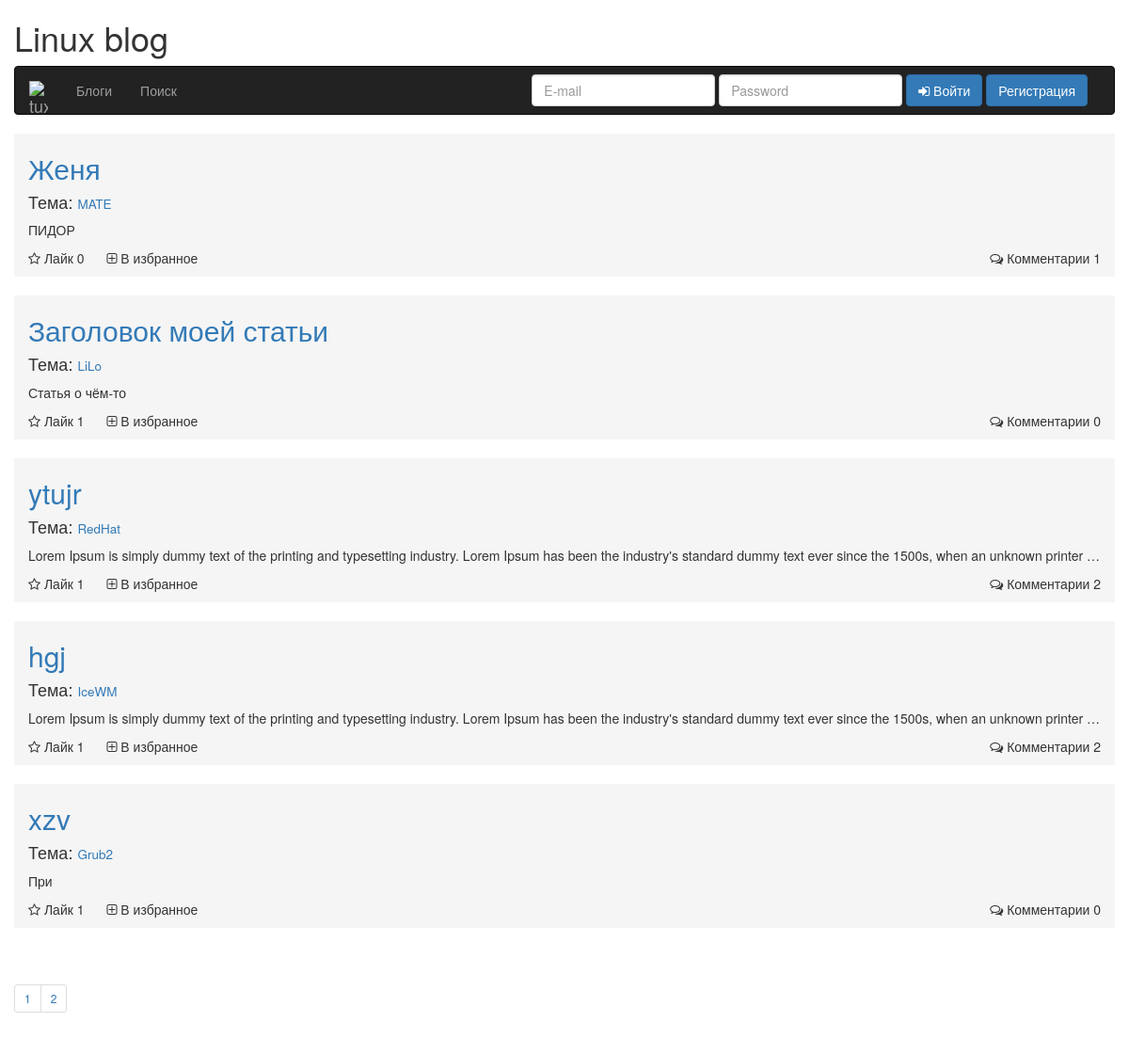
Before: / with the older database file.
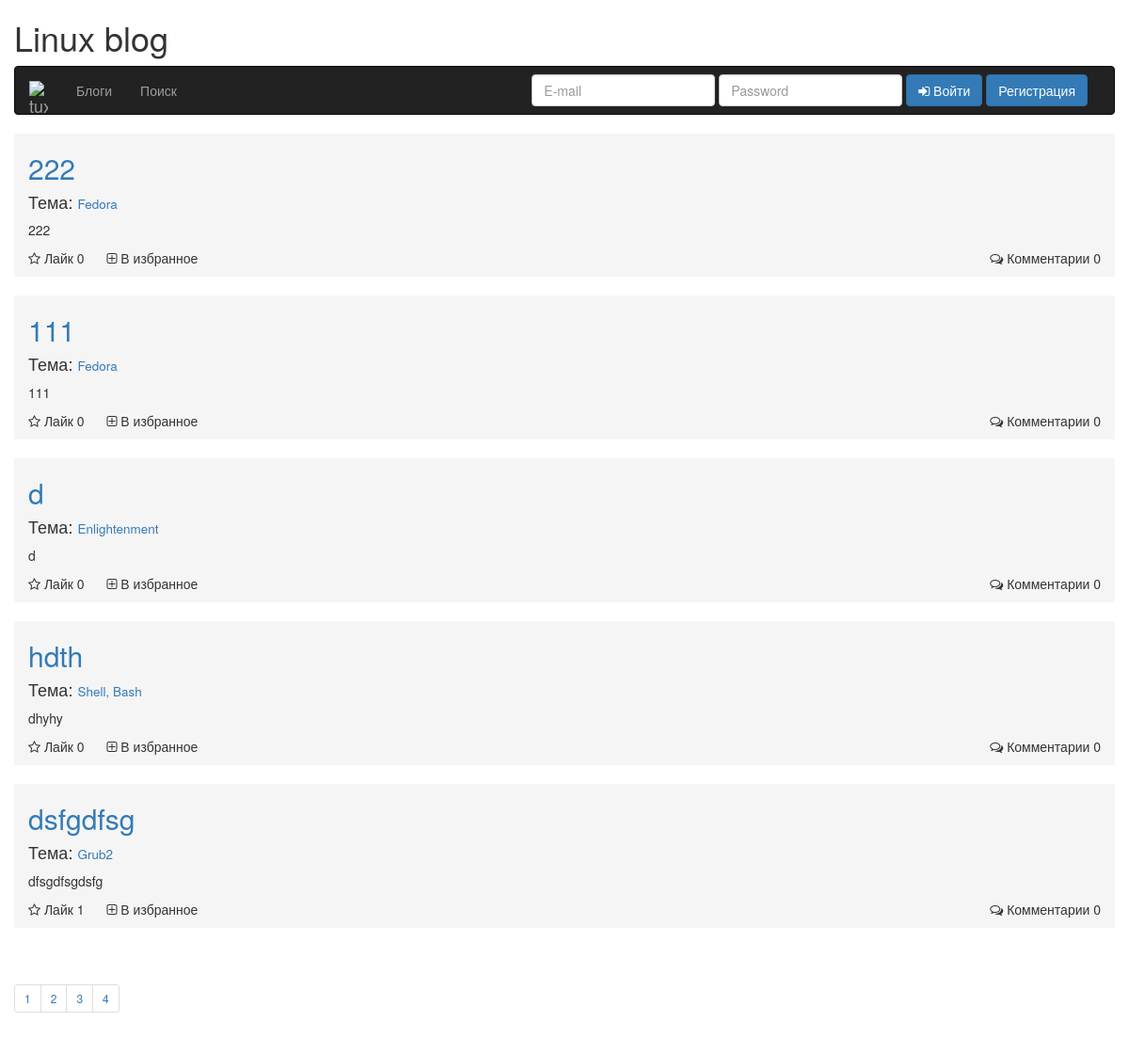
After: the same page with the newer database file.
### tables this page shows
CREATE TABLE `articles` (
  `id_article` smallint(6) NOT NULL AUTO_INCREMENT,
  `article` text,
  `id_user` smallint(6) DEFAULT NULL,
  `id_theme` smallint(6) DEFAULT NULL,
  `header` varchar(50) DEFAULT NULL,
  PRIMARY KEY (`id_article`),
  KEY `articles_users_fk` (`id_user`),
  KEY `articles_themes_fk` (`id_theme`),
  CONSTRAINT `articles_themes_fk` FOREIGN KEY (`id_theme`) REFERENCES `themes` (`id_theme`) ON DELETE CASCADE ON UPDATE CASCADE,
  CONSTRAINT `articles_users_fk` FOREIGN KEY (`id_user`) REFERENCES `users` (`id_user`) ON DELETE CASCADE ON UPDATE CASCADE
);

CREATE TABLE `themes` (
  `id_theme` smallint(6) NOT NULL AUTO_INCREMENT,
  `theme` varchar(50) DEFAULT NULL,
  `id_section` smallint(6) DEFAULT NULL,
  PRIMARY KEY (`id_theme`),
  KEY `themes_sections_fk` (`id_section`),
  CONSTRAINT `themes_sections_fk` FOREIGN KEY (`id_section`) REFERENCES `sections` (`id_section`) ON DELETE CASCADE ON UPDATE CASCADE
);

### php/db/db.php (called while the page is built, shortened)
<?php
	class db{
		var $connection;
		function __construct(){
			$dbhost='localhost';
			$dbuser='root';
			$dbpass='';
			$dbname='blog';
			$this->connection=mysqli_connect($dbhost, $dbuser, $dbpass) or die(mysqli_error($this->connection));
			mysqli_set_charset($this->connection, "utf8");
			mysqli_select_db($this->connection, $dbname) or die(mysqli_error($this->connection));
		}
		function sqlQuery($query){
			$result=mysqli_query($this->connection, $query);
			return $result;
		}
		function loadArrayData($query){
			$result=$this->sqlQuery($query);
			$num=mysqli_num_rows($result);
			for($i=0;$i<$num;$i++){
			 	$res[]=mysqli_fetch_array($result,MYSQLI_ASSOC);
			}
			return $res;
		}
	}
?>

### php/pagination.php (called while the page is built)
<?php
if (isset($_GET['page'])) {
    $page = $_GET['page'];
} else {
    $page = 1;
}
$kol = 5;
$art = ($page * $kol) - $kol;
$total = $res[0]['num'];
$str_pag = ceil($total / $kol);
?>

### php/usersArticle.php (called while the page is built)
<?php
$emailUser = $_COOKIE['Email'];
$result = $db->loadArrayData("SELECT id_user FROM users WHERE email = '$emailUser'");
$idUser = $result[0]['id_user'];
$res = $db->loadArrayData("SELECT COUNT(*) as num FROM articles WHERE id_user = '$idUser'");
?>

### index.php (the view, shortened to what the changed rows need)
<?php
include_once "/php/db/db.php";
$db = new db();
$res = $db->loadArrayData("SELECT COUNT(*) as num FROM articles");
include_once "/php/pagination.php";
include_once "/php/usersArticle.php";
$articles = $db->loadArrayData("SELECT * FROM articles ORDER BY id_article DESC LIMIT $art, $kol");
$likes = $db->loadArrayData("SELECT uLike FROM likes");
?>
<!DOCTYPE html>
<html lang="en">
  <head>
    <link rel="stylesheet" href="/font-awesome/css/font-awesome.min.css">
    <link href="bootstrap/css/bootstrap.min.css" rel="stylesheet">
    <link rel="stylesheet" href="/css/main.css">
  </head>
  <body>
    <div class="container">
      <div class="row">
        <h1>Linux blog</h1>
      </div>
    </div>
    <div class="container">
      <div class="row">
        <?php for($i = 0; $i < count($articles); $i++):?>
          <div class="article-index col-lg-8 col-md-8 col-sm-6 col-xs-4" data-id="<?= $articles[$i]["id_article"]; ?>">
            <h2><a href="article.php?id=<?= $articles[$i]["id_article"]; ?>"><?= $articles[$i]["header"]; ?></a></h2>
            <?php $theme = $articles[$i]["id_theme"]; $idTheme = $db->loadArrayData("SELECT id_theme, theme FROM themes WHERE id_theme = '$theme'"); ?>
            <?php for ($j=0; $j < count($idTheme); $j++): ?>
                <h4>Тема: <small><a href="theme.php?id=<?= $idTheme[$j]['id_theme']; ?>"><?= $idTheme[$j]['theme']; ?></a></small></h4>
            <? endfor; ?>
            <p>
              <?= $articles[$i]["article"]; ?>
            </p>
            <div class="star-block" data-article="<?= $articles[$i]["id_article"]; ?>" data-user="<?= $articles[$i]["id_user"]; ?>">
              <?php $article = $articles[$i]["id_article"]; $likesCount = count($db->loadArrayData("SELECT uLike FROM likes WHERE id_article = '$article'")); ?>
              <i class="fa fa-star-o"></i> <span class="star-count">Лайк <?= $likesCount; ?></span>
            </div>
            <div class="fav-block">
              <i class="fa fa-plus-square-o" aria-hidden="true"></i> <span>В избранное</span>
            </div>
            <div class="comments-block">
              <?php $article = $articles[$i]["id_article"]; $commentsCount = count($db->loadArrayData("SELECT comment FROM comments WHERE id_article = '$article'")); ?>
              <i class="fa fa-comments-o" aria-hidden="true"></i> <span class="comments-count">Комментарии <?= $commentsCount; ?></span>
            </div>
          </div>
        <? endfor; ?>
        <div class="pagination">
          <nav aria-label="...">
            <ul class="pagination pagination-sm">
              <?php for ($i = 1; $i <= $str_pag; $i++): ?>
                <li class="page-item"><?= "<a href=index.php?page=".$i.">".$i."</a>" ?></li>
              <?php endfor; ?>
            </ul>
          </nav>
        </div>
      </div>
    </div>
  </body>
</html>

Changed rows visible on the page:
no longer on this page (row edited): articles: header "Женя", article "ПИДОР", likesCount "0", commentsCount "1"
no longer on this page (row unchanged): themes: theme "MATE", shown under "Женя"
no longer on this page (row unchanged): articles: header "Заголовок моей статьи", article "Статья о чём-то", likesCount "1", commentsCount "0"
no longer on this page (row unchanged): themes: theme "LiLo", shown under "Заголовок моей статьи"
no longer on this page (row unchanged): articles: header "ytujr", article "Lorem Ipsum is simply dummy text of the printing and typesetting industry. Lorem Ipsum has been the industry's standard dummy text ever since the 1500s, when an unknown printer…", likesCount "1", commentsCount "2"
no longer on this page (row unchanged): themes: theme "RedHat", shown under "ytujr"
no longer on this page (row unchanged): articles: header "hgj", article "Lorem Ipsum is simply dummy text of the printing and typesetting industry. Lorem Ipsum has been the industry's standard dummy text ever since the 1500s, when an unknown printer…", likesCount "1", commentsCount "2"
no longer on this page (row unchanged): themes: theme "IceWM", shown under "hgj"
no longer on this page (row unchanged): articles: header "xzv", article "При", likesCount "1", commentsCount "0", themes (theme "Grub2")
added articles: header "222", article "222", likesCount "0", commentsCount "0"
now on this page (row unchanged): themes: theme "Fedora"
added articles: header "111", article "111", likesCount "0", commentsCount "0"
added articles: header "d", article "d", likesCount "0", commentsCount "0"
now on this page (row unchanged): themes: theme "Enlightenment", shown under "d"
added articles: header "hdth", article "dhyhy", likesCount "0", commentsCount "0"
now on this page (row unchanged): themes: theme "Shell, Bash", shown under "hdth"
added articles: header "dsfgdfsg", article "dfsgdfsgdsfg", likesCount "1", commentsCount "0", themes (theme "Grub2")
Other visible differences:
new list line: "3"
new list line: "4"
